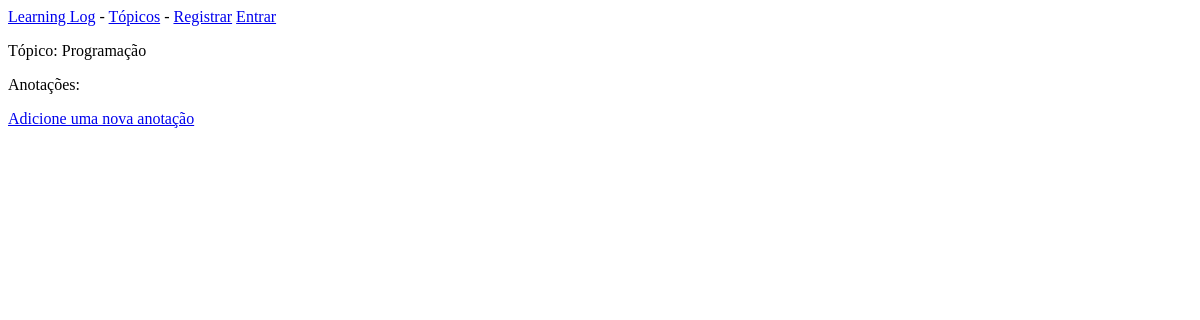
The page /topics/2/ on the database as committed earlier.
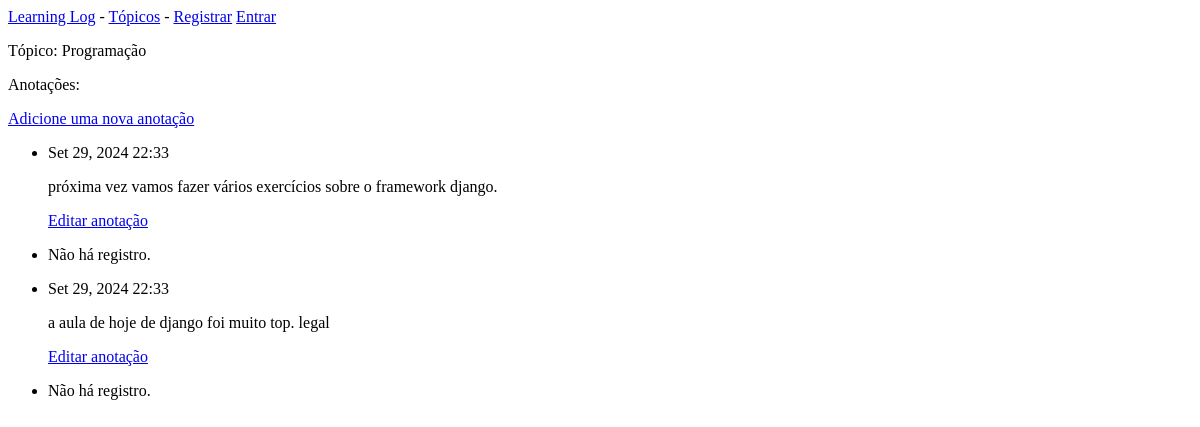
The same page on the database as committed later.
### learning_logs/models.py (models this page shows, shortened)
class Topic(models.Model):
    text = models.CharField(max_length=200)
    date_added = models.DateTimeField(auto_now_add=True)
    def __str__(self):
        return self.text

class Entry(models.Model):
    topic = models.ForeignKey(Topic, on_delete=models.CASCADE)
    text = models.TextField()
    date_added = models.DateTimeField(auto_now_add=True)
    class Meta:
        verbose_name_plural = 'entries'

### learning_logs/views.py (the view)
# urls.py: path('topics/<int:topic_id>/', views.topic, name='topic'),
def topic(request, topic_id):
    topic = Topic.objects.get(id = topic_id)
    entries = topic.entry_set.order_by('-date_added')
    context = {'topic': topic, 'entries': entries}
    return render(request, 'learning_logs/topic.html', context)

### learning_logs/templates/learning_logs/topic.html (shortened to what this page needs)
{% extends "learning_logs/base.html" %}
{% block content %}
    <p>Tópico: {{ topic }}</p>
    <p>Anotações:</p>
    <p>
        <a href="{% url 'new_entry' topic.id %}">Adicione uma nova anotação</a>
    </p>
    <ul>
        {% for entry in entries %}
        <li>
            <p>{{ entry.date_added | date:'M d, Y H:i' }}</p>
            <p>{{ entry.text | linebreaks }}</p>
            <p>
                <a href="{% url 'edit_entry' entry.id %}">Editar anotação</a>
            </p>
        </li>
        <li> Não há registro.</li>
        {% endfor %}
    </ul>
{% endblock  %}

### learning_logs/templates/learning_logs/base.html (shortened to what this page needs)
<p>
    <a href="{% url 'index' %}">Learning Log</a> -
    <a href="{% url 'topics' %}">Tópicos</a> -
    {% if user.is_authenticated %}
        Olá, {{ user.username }}
        <a href="{% url 'logout' %}">Sair</a>
    {% else %}
        <a href="{% url 'register' %}">Registrar</a>
        <a href="{% url 'login' %}">Entrar</a>
    {% endif %}
</p>
{% block content %}{% endblock content %}

Rows that differ between the two databases and show on the page:
added Entry: date_added "Set 29, 2024 22:33", text "próxima vez vamos fazer vários exercícios sobre o framework django."
added Entry: date_added "Set 29, 2024 22:33", text "a aula de hoje de django foi muito top. legal"
